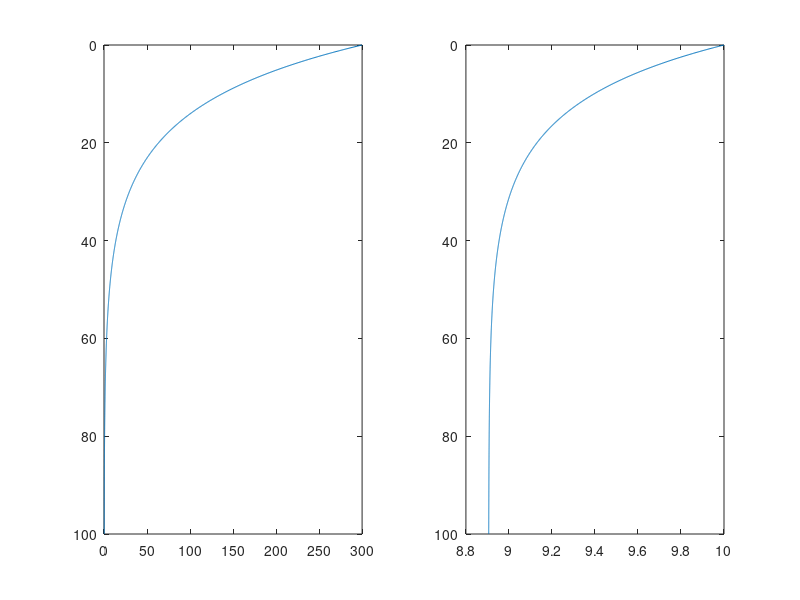

The MATLAB script that drew this image: (Note: this script raises an error after producing the figure.)
zL=100;  %Height below which [H2S] approach 0, must be large enough!
N=zL*20; %Fine grid to resolve boundary layer, 200 per meter is better, usually 2000 for saving time(also my computer)(T_T)
ni=1000; %number of iterations for SO4 equations, ni=1 means [CH2O] unlimited
nni=3000; %number of iterations for H2S equations, nni=1 means [Fe] unlimited
dz=zL/N; %grid size; 
zz=linspace(0,zL,N+1);zz=zz';


welling = 0;
CH0 = 10; %uM
oxygen0 = 300; % uM
Rox = 0.03;
sink = 1*1000; % m/kyear

DO2 = 1.46e-9*365*24*3600*1000; % m^2/kyear


oxygen = oxygen0 + 0 * zz;
CH = CH0 + 0 * zz;

for iter = 1:1000
    oxygenp = oxygen;
    
    Gu=[1:1:N-1 2:1:N 1:1:N-1 N];
    Gv=[2:1:N 1:1:N-1 1:1:N-1 N];
    GS=[ones(1,N-1)*(DO2/dz^2-welling/2/dz) ones(1,N-1)*(DO2/dz^2+welling/2/dz) -2*DO2/dz^2-Rox*CH(2:N)' -DO2/dz^2-welling/2/dz-Rox*CH(N+1)];
    G=sparse(Gu,Gv,GS);
    
    RHS=0*zz(1:N);
    RHS(1)=-oxygen0*(DO2/dz^2+welling/2/dz);

    f = RHS;
    n = length(f);
    v = zeros(n,1);   
    y = v;
    w = G(1,1);
    y(1) = f(1)/w;
    for j=2:n
        v(j-1) = G(j-1,j)/w;
        w = G(j,j) - G(j,j-1)*v(j-1);
        y(j) = ( f(j) - G(j,j-1)*y(j-1) )/w;
    end
    for j=n-1:-1:1
        y(j) = y(j) - v(j)*y(j+1);
    end

    oxygen = [oxygen0; y];
    
    Ioxygen = zeros(1, N+1);
    for i = 2:N+1
        Ioxygen(i) = ((oxygen(1) + oxygen(i)) / 2 + sum(oxygen(2:i-1))) * dz;
    end
    
    CHp = CH;
    for i = 1:N+1
        CH(i) = CH0 * exp(-Rox / (sink + welling) * Ioxygen(i));
    end
    if max(abs(CH - CHp)) < 1e-3 && max(abs(oxygenp - oxygen)) < 1e-3
        break;
    end
end

subplot(1, 2, 1);
plot(oxygen, zz); set(gca, 'yDir', 'reverse');

subplot(1, 2, 2);
plot(CH, zz); set(gca, 'yDir', 'reverse');

xlswrite('Results.xlsx', [zz(1:20:end) oxygen(1:20:end) CH(1:20:end)]);